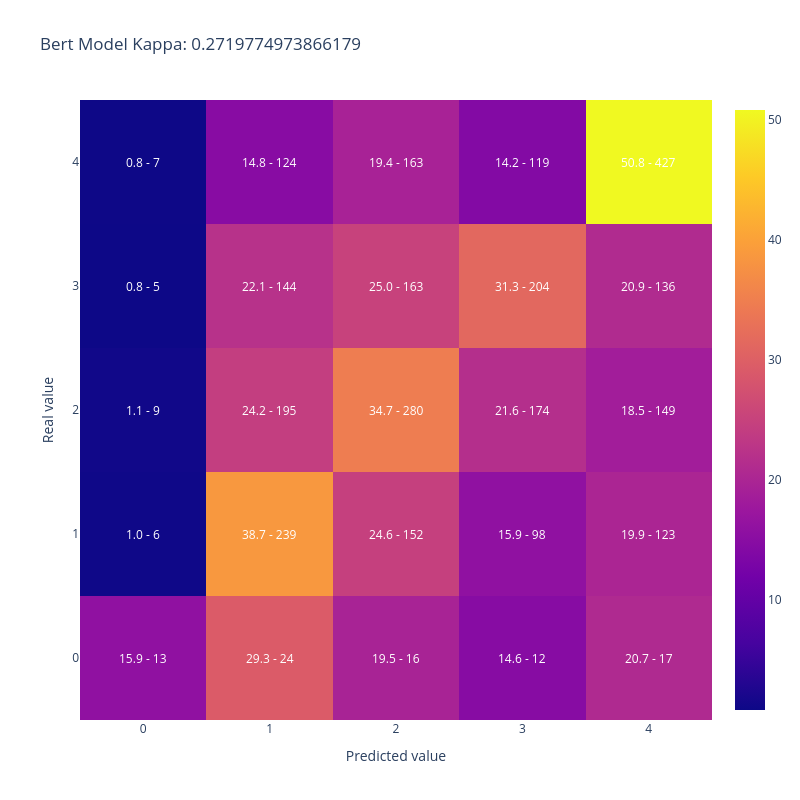

Write notebook code for a chart like this one.
### Code cell
plot_confusion_matrix(merged_datasets['AdoptionSpeed'],
                      merged_datasets['bert_pred_score'].apply(np.argmax), 
                    title = 'Bert Model Kappa: ' + str(cohen_kappa_score(merged_datasets['AdoptionSpeed'],
                                                                   merged_datasets['bert_pred_score'].apply(np.argmax), 
                                                                    weights='quadratic')))

### Figure 1 — Plotly figure (JSON) as saved in the notebook; plotly's stock layout.template omitted (floating-point values rounded to 4 significant figures)
{"data": [{"type": "heatmap", "x": [0, 1, 2, 3, 4], "y": [0, 1, 2, 3, 4], "z": [[15.85, 29.27, 19.51, 14.63, 20.73], [0.9709, 38.67, 24.6, 15.86, 19.9], [1.115, 24.16, 34.7, 21.56, 18.46], [0.7669, 22.09, 25.0, 31.29, 20.86], [0.8333, 14.76, 19.4, 14.17, 50.83]]}], "layout": {"annotations": [{"font": {"color": "white"}, "showarrow": false, "text": "15.9 - 13", "x": 0, "xref": "x", "y": 0, "yref": "y"}, {"font": {"color": "white"}, "showarrow": false, "text": "29.3 - 24", "x": 1, "xref": "x", "y": 0, "yref": "y"}, {"font": {"color": "white"}, "showarrow": false, "text": "19.5 - 16", "x": 2, "xref": "x", "y": 0, "yref": "y"}, {"font": {"color": "white"}, "showarrow": false, "text": "14.6 - 12", "x": 3, "xref": "x", "y": 0, "yref": "y"}, {"font": {"color": "white"}, "showarrow": false, "text": "20.7 - 17", "x": 4, "xref": "x", "y": 0, "yref": "y"}, {"font": {"color": "white"}, "showarrow": false, "text": "1.0 - 6", "x": 0, "xref": "x", "y": 1, "yref": "y"}, {"font": {"color": "white"}, "showarrow": false, "text": "38.7 - 239", "x": 1, "xref": "x", "y": 1, "yref": "y"}, {"font": {"color": "white"}, "showarrow": false, "text": "24.6 - 152", "x": 2, "xref": "x", "y": 1, "yref": "y"}, {"font": {"color": "white"}, "showarrow": false, "text": "15.9 - 98", "x": 3, "xref": "x", "y": 1, "yref": "y"}, {"font": {"color": "white"}, "showarrow": false, "text": "19.9 - 123", "x": 4, "xref": "x", "y": 1, "yref": "y"}, {"font": {"color": "white"}, "showarrow": false, "text": "1.1 - 9", "x": 0, "xref": "x", "y": 2, "yref": "y"}, {"font": {"color": "white"}, "showarrow": false, "text": "24.2 - 195", "x": 1, "xref": "x", "y": 2, "yref": "y"}, {"font": {"color": "white"}, "showarrow": false, "text": "34.7 - 280", "x": 2, "xref": "x", "y": 2, "yref": "y"}, {"font": {"color": "white"}, "showarrow": false, "text": "21.6 - 174", "x": 3, "xref": "x", "y": 2, "yref": "y"}, {"font": {"color": "white"}, "showarrow": false, "text": "18.5 - 149", "x": 4, "xref": "x", "y": 2, "yref": "y"}, {"font": {"color": "white"}, "showarrow": false, "text": "0.8 - 5", "x": 0, "xref": "x", "y": 3, "yref": "y"}, {"font": {"color": "white"}, "showarrow": false, "text": "22.1 - 144", "x": 1, "xref": "x", "y": 3, "yref": "y"}, {"font": {"color": "white"}, "showarrow": false, "text": "25.0 - 163", "x": 2, "xref": "x", "y": 3, "yref": "y"}, {"font": {"color": "white"}, "showarrow": false, "text": "31.3 - 204", "x": 3, "xref": "x", "y": 3, "yref": "y"}, {"font": {"color": "white"}, "showarrow": false, "text": "20.9 - 136", "x": 4, "xref": "x", "y": 3, "yref": "y"}, {"font": {"color": "white"}, "showarrow": false, "text": "0.8 - 7", "x": 0, "xref": "x", "y": 4, "yref": "y"}, {"font": {"color": "white"}, "showarrow": false, "text": "14.8 - 124", "x": 1, "xref": "x", "y": 4, "yref": "y"}, {"font": {"color": "white"}, "showarrow": false, "text": "19.4 - 163", "x": 2, "xref": "x", "y": 4, "yref": "y"}, {"font": {"color": "white"}, "showarrow": false, "text": "14.2 - 119", "x": 3, "xref": "x", "y": 4, "yref": "y"}, {"font": {"color": "white"}, "showarrow": false, "text": "50.8 - 427", "x": 4, "xref": "x", "y": 4, "yref": "y"}], "height": 800, "title": {"text": "Bert Model Kappa: 0.2719774973866179"}, "width": 800, "xaxis": {"title": {"text": "Predicted value"}}, "yaxis": {"title": {"text": "Real value"}}}}
